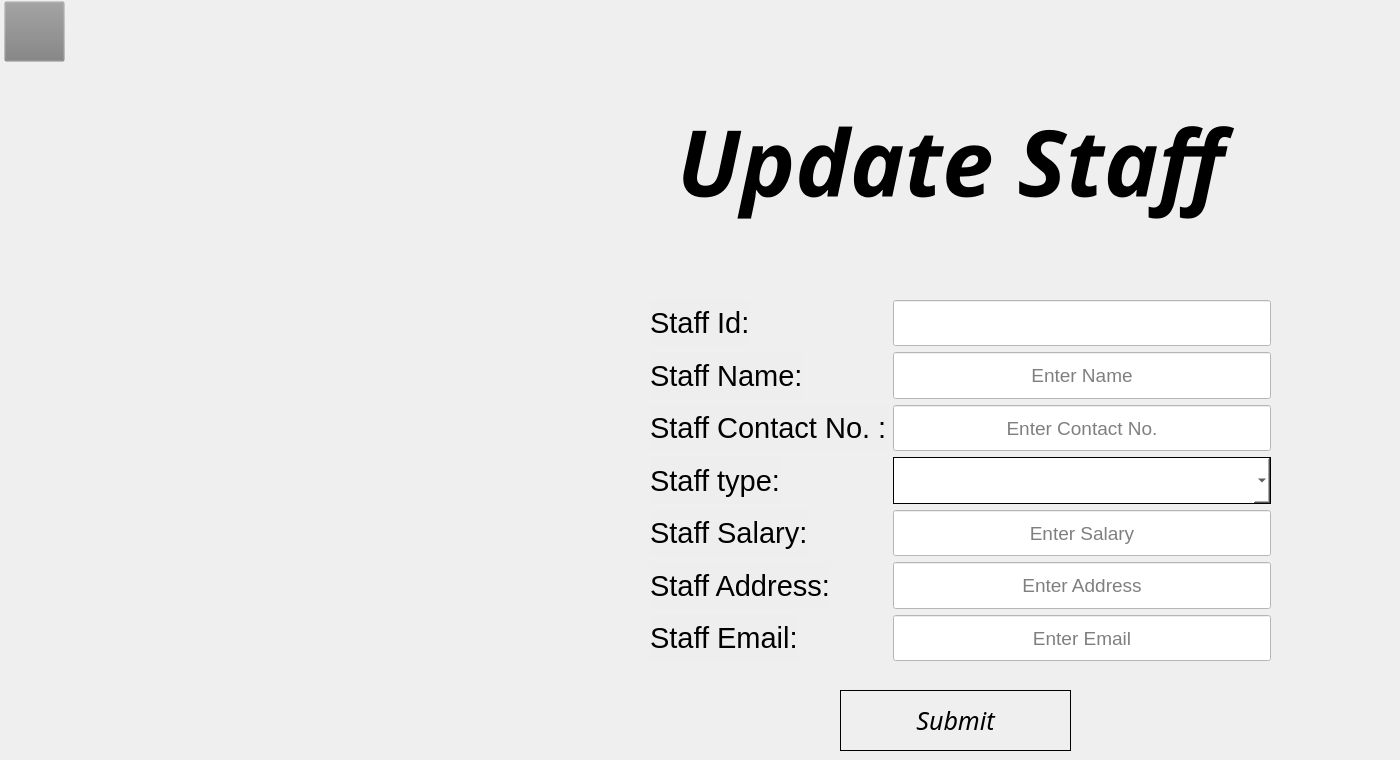
    <widget class="QWidget" name="UPDATEformforStaff">
     <widget class="QPushButton" name="updateStaff_backbutton">
      <property name="geometry">
       <rect>
        <x>4</x>
        <y>1</y>
        <width>61</width>
        <height>61</height>
       </rect>
      </property>
      <property name="styleSheet">
       <string notr="true">
background-color: rgb(128, 128, 128, 0.01);
border-image: url(:/back-button.png);</string>
      </property>
      <property name="text">
       <string/>
      </property>
     </widget>
     <widget class="QLabel" name="label_169">
      <property name="geometry">
       <rect>
        <x>510</x>
        <y>100</y>
        <width>881</width>
        <height>121</height>
       </rect>
      </property>
      <property name="font">
       <font>
        <family>JasmineUPC</family>
        <pointsize>69</pointsize>
        <weight>75</weight>
        <italic>true</italic>
        <bold>true</bold>
       </font>
      </property>
      <property name="styleSheet">
       <string notr="true">background-color: rgb(128, 128, 128, 0.001);</string>
      </property>
      <property name="text">
       <string>Update Staff</string>
      </property>
      <property name="alignment">
       <set>Qt::AlignCenter</set>
      </property>
     </widget>
     <widget class="QPushButton" name="pushButton_16">
      <property name="geometry">
       <rect>
        <x>840</x>
        <y>690</y>
        <width>231</width>
        <height>61</height>
       </rect>
      </property>
      <property name="font">
       <font>
        <family>Poppins</family>
        <pointsize>19</pointsize>
        <weight>50</weight>
        <italic>true</italic>
        <bold>false</bold>
       </font>
      </property>
      <property name="styleSheet">
       <string notr="true">border:1px solid black;
</string>
      </property>
      <property name="text">
       <string>Submit</string>
      </property>
     </widget>
     <widget class="QWidget" name="layoutWidget">
      <property name="geometry">
       <rect>
        <x>650</x>
        <y>300</y>
        <width>621</width>
        <height>361</height>
       </rect>
      </property>
      <layout class="QFormLayout" name="formLayout_10">
       <item row="0" column="0">
        <widget class="QLabel" name="label_173">
         <property name="font">
          <font>
           <pointsize>22</pointsize>
          </font>
         </property>
         <property name="styleSheet">
          <string notr="true">background-color:rgb(128,128,128,0.01);</string>
         </property>
         <property name="text">
          <string>Staff Id:</string>
         </property>
        </widget>
       </item>
       <item row="0" column="1">
        <widget class="QLineEdit" name="lineEdit_72">
         <property name="enabled">
          <bool>false</bool>
         </property>
         <property name="sizePolicy">
          <sizepolicy hsizetype="Expanding" vsizetype="Expanding">
           <horstretch>0</horstretch>
           <verstretch>0</verstretch>
          </sizepolicy>
         </property>
         <property name="font">
          <font>
           <pointsize>14</pointsize>
          </font>
         </property>
         <property name="styleSheet">
          <string notr="true">
background-color: white;</string>
         </property>
         <property name="alignment">
          <set>Qt::AlignCenter</set>
         </property>
        </widget>
       </item>
       <item row="1" column="0">
        <widget class="QLabel" name="label_174">
         <property name="font">
          <font>
           <pointsize>22</pointsize>
          </font>
         </property>
         <property name="styleSheet">
          <string notr="true">background-color:rgb(128,128,128,0.01);</string>
         </property>
         <property name="text">
          <string>Staff Name:</string>
         </property>
        </widget>
       </item>
       <item row="1" column="1">
        <widget class="QLineEdit" name="lineEdit_71">
         <property name="sizePolicy">
          <sizepolicy hsizetype="Expanding" vsizetype="Expanding">
           <horstretch>0</horstretch>
           <verstretch>0</verstretch>
          </sizepolicy>
         </property>
         <property name="font">
          <font>
           <pointsize>14</pointsize>
          </font>
         </property>
         <property name="styleSheet">
          <string notr="true">
background-color: white;</string>
         </property>
         <property name="alignment">
          <set>Qt::AlignCenter</set>
         </property>
         <property name="placeholderText">
          <string>Enter Name</string>
         </property>
        </widget>
       </item>
       <item row="2" column="0">
        <widget class="QLabel" name="label_170">
         <property name="font">
          <font>
           <pointsize>22</pointsize>
          </font>
         </property>
         <property name="styleSheet">
          <string notr="true">background-color:rgb(128,128,128,0.01);</string>
         </property>
         <property name="text">
          <string>Staff Contact No. :</string>
         </property>
        </widget>
       </item>
       <item row="2" column="1">
        <widget class="QLineEdit" name="lineEdit_73">
         <property name="sizePolicy">
          <sizepolicy hsizetype="Expanding" vsizetype="Expanding">
           <horstretch>0</horstretch>
           <verstretch>0</verstretch>
          </sizepolicy>
         </property>
         <property name="font">
          <font>
           <pointsize>14</pointsize>
          </font>
         </property>
         <property name="styleSheet">
          <string notr="true">
background-color: white;</string>
         </property>
         <property name="alignment">
          <set>Qt::AlignCenter</set>
         </property>
         <property name="placeholderText">
          <string>Enter Contact No.</string>
         </property>
        </widget>
       </item>
       <item row="3" column="0">
        <widget class="QLabel" name="label_167">
         <property name="font">
          <font>
           <pointsize>22</pointsize>
          </font>
         </property>
         <property name="styleSheet">
          <string notr="true">background-color:rgb(128,128,128,0.01);</string>
         </property>
         <property name="text">
          <string>Staff type:</string>
         </property>
        </widget>
       </item>
       <item row="3" column="1">
        <widget class="QComboBox" name="comboBox_8">
         <property name="sizePolicy">
          <sizepolicy hsizetype="Preferred" vsizetype="Expanding">
           <horstretch>0</horstretch>
           <verstretch>0</verstretch>
          </sizepolicy>
         </property>
         <property name="font">
          <font>
           <pointsize>14</pointsize>
          </font>
         </property>
         <property name="styleSheet">
          <string notr="true">background-color:rgb(255,255,255);
border:1px solid black
</string>
         </property>
        </widget>
       </item>
       <item row="4" column="0">
        <widget class="QLabel" name="label_171">
         <property name="font">
          <font>
           <pointsize>22</pointsize>
          </font>
         </property>
         <property name="styleSheet">
          <string notr="true">background-color:rgb(128,128,128,0.01);</string>
         </property>
         <property name="text">
          <string>Staff Salary:</string>
         </property>
        </widget>
       </item>
       <item row="4" column="1">
        <widget class="QLineEdit" name="lineEdit_76">
         <property name="sizePolicy">
          <sizepolicy hsizetype="Expanding" vsizetype="Expanding">
           <horstretch>0</horstretch>
           <verstretch>0</verstretch>
          </sizepolicy>
         </property>
         <property name="font">
          <font>
           <pointsize>14</pointsize>
          </font>
         </property>
         <property name="styleSheet">
          <string notr="true">
background-color: white;</string>
         </property>
         <property name="alignment">
          <set>Qt::AlignCenter</set>
         </property>
         <property name="placeholderText">
          <string>Enter Salary</string>
         </property>
        </widget>
       </item>
       <item row="5" column="0">
        <widget class="QLabel" name="label_172">
         <property name="font">
          <font>
           <pointsize>22</pointsize>
          </font>
         </property>
         <property name="styleSheet">
          <string notr="true">background-color:rgb(128,128,128,0.01);</string>
         </property>
         <property name="text">
          <string>Staff Address:</string>
         </property>
        </widget>
       </item>
       <item row="5" column="1">
        <widget class="QLineEdit" name="lineEdit_75">
         <property name="sizePolicy">
          <sizepolicy hsizetype="Expanding" vsizetype="Expanding">
           <horstretch>0</horstretch>
           <verstretch>0</verstretch>
          </sizepolicy>
         </property>
         <property name="font">
          <font>
           <pointsize>14</pointsize>
          </font>
         </property>
         <property name="styleSheet">
          <string notr="true">
background-color: white;</string>
         </property>
         <property name="alignment">
          <set>Qt::AlignCenter</set>
         </property>
         <property name="placeholderText">
          <string>Enter Address</string>
         </property>
        </widget>
       </item>
       <item row="6" column="0">
        <widget class="QLabel" name="label_168">
         <property name="font">
          <font>
           <pointsize>22</pointsize>
          </font>
         </property>
         <property name="styleSheet">
          <string notr="true">background-color:rgb(128,128,128,0.01);</string>
         </property>
         <property name="text">
          <string>Staff Email:</string>
         </property>
        </widget>
       </item>
       <item row="6" column="1">
        <widget class="QLineEdit" name="lineEdit_74">
         <property name="sizePolicy">
          <sizepolicy hsizetype="Expanding" vsizetype="Expanding">
           <horstretch>0</horstretch>
           <verstretch>0</verstretch>
          </sizepolicy>
         </property>
         <property name="font">
          <font>
           <pointsize>14</pointsize>
          </font>
         </property>
         <property name="styleSheet">
          <string notr="true">
background-color: white;</string>
         </property>
         <property name="alignment">
          <set>Qt::AlignCenter</set>
         </property>
         <property name="placeholderText">
          <string>Enter Email</string>
         </property>
        </widget>
       </item>
      </layout>
     </widget>
    </widget>
